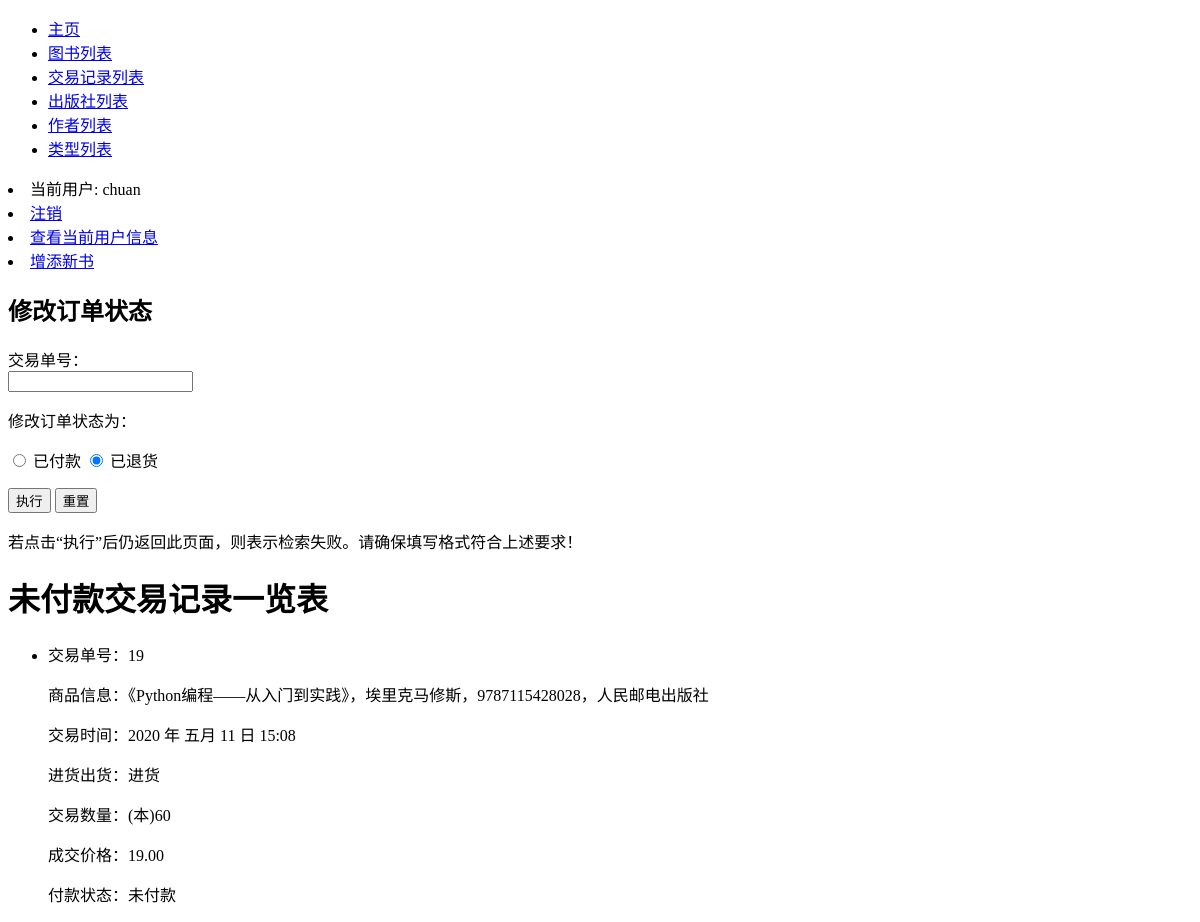
Before: /bookstore/transactions/payment/ (signed in) with the older database file.
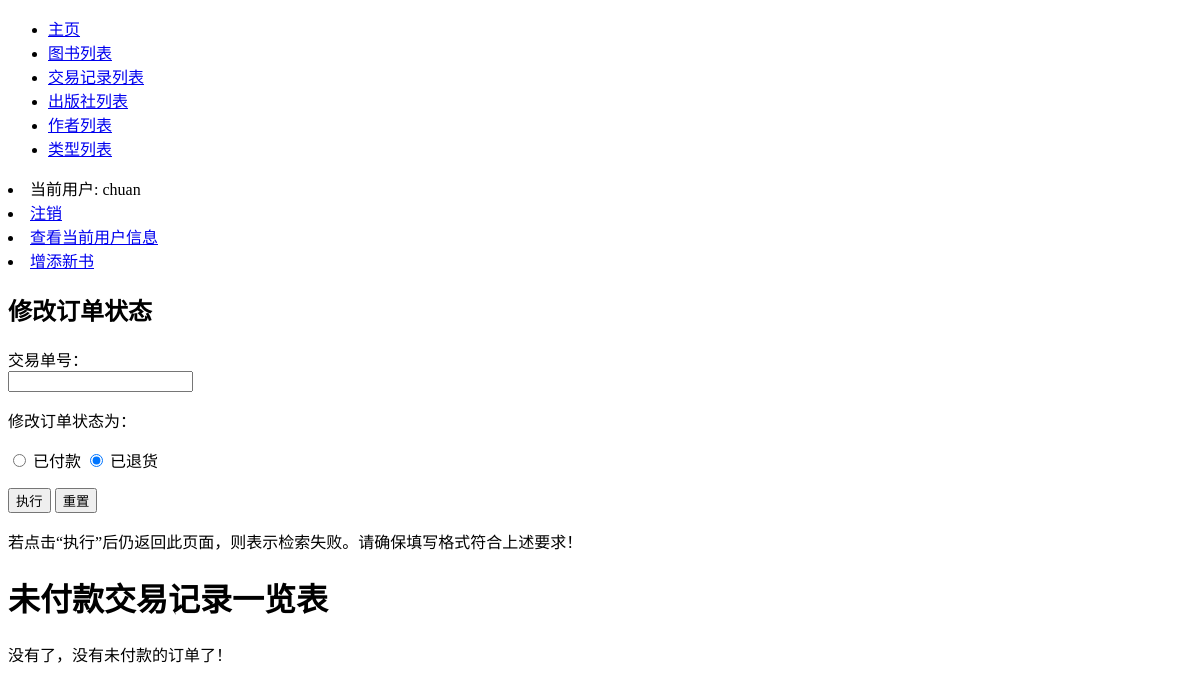
After: the same page with the newer database file.
### bookstore/models.py (models this page shows, shortened)
class Transaction(models.Model):
    in_out = models.CharField(max_length=2, verbose_name='进货/出货', help_text='请输入“进货”或者“出货”', validators=
                              [vl.RegexValidator(regex=(r'^(?:进货|出货)$'), message='请确保输入“进货”或者“出货”之一！')])
    book = models.ForeignKey(Book, on_delete=models.DO_NOTHING, verbose_name='商品')
    ruler = models.ForeignKey(Admin, on_delete=models.DO_NOTHING, verbose_name='执行交易的管理员')
    cost = models.DecimalField(max_digits=5, decimal_places=2, verbose_name='成交金额')
    amount = models.PositiveIntegerField(verbose_name='成交数量',
                                         validators=[vl.MinValueValidator(1), vl.MaxValueValidator(9999)])
    time = models.DateTimeField(auto_now_add=True, verbose_name='成交时间')
    paid = models.CharField(max_length=3, verbose_name='未付款/已付款/已退货', help_text='请输入“未付款“、”已付款“、”已退货“之一',
                            validators=[vl.RegexValidator(regex=(r'^(?:未付款|已付款|已退货)$'),
                                                          message='请确保输入“未付款“、”已付款“、”已退货“之一！')])
    class Meta:
        verbose_name = '交易记录'
        verbose_name_plural = '交易记录'
        ordering = ['-time']

class Book(models.Model):
    ISBN = models.CharField(max_length=13, verbose_name='ISBN号', help_text='请输入纯数字ISBN（不带横杠）', validators=
                            [vl.RegexValidator(regex='^\d{13}$', message='请确保ISBN格式正确！')])
    name = models.CharField(max_length=50, verbose_name='书名')
    language = models.CharField(max_length=10, verbose_name='语言', default='汉语')
    author = models.ManyToManyField(Author, verbose_name='作者')
    publisher = models.ForeignKey(Publisher, on_delete=models.DO_NOTHING, verbose_name='出版社')
    price = models.DecimalField(max_digits=5, decimal_places=2, verbose_name='售价', validators=
                                [vl.MaxValueValidator(999.99, message='最高999.99元'),
                                 vl.MinValueValidator(0.01, message='最低0.01元')])
    inventory = models.IntegerField(verbose_name='当前库存', validators=[vl.MinValueValidator(0)], default=0)
    category = models.ManyToManyField(Category, verbose_name='类别')
    summary = models.CharField(max_length=100, verbose_name='简介', default='懒狗管理员没有留下任何摘要，是不是可以爬了？')
    class Meta:
        verbose_name = '图书信息'
        verbose_name_plural = '图书信息'
        ordering = ['name', 'publisher', ]
    def __str__(self):
        return '《' + self.name + '》，' + self.get_author() + '，' + self.ISBN + '，' + self.publisher.name
    def get_author(self):
        return '，'.join([a.name for a in self.author.order_by('name')])

class Author(models.Model):
    name = models.CharField(max_length=30, verbose_name='作者姓名')
    class Meta:
        verbose_name = '作者'
        verbose_name_plural = '作者'
        ordering = ['name', ]

class Publisher(models.Model):
    name = models.CharField(max_length=30, verbose_name='出版社')
    class Meta:
        verbose_name = '出版社'
        verbose_name_plural = '出版社'
        ordering = ['name', ]

### bookstore/views.py (the view, shortened to what this page needs)
# urls.py: path('transactions/payment/', views.payment, name='payment'),
@login_required
def payment(request):
    user = request.user
    unpaid_transactions = Transaction.objects.filter(paid='未付款')
    error_msg = ''
    ct = {'form': PayForm(), 'up_trans': unpaid_transactions, 'user': user}
    return render(request, 'bookstore/payment.html', context=ct)

### bookstore/forms.py
class PayForm(forms.Form):
    states = (('pay', '已付款'), ('ret', '已退货'))
    tid = forms.IntegerField(label='订单编号')
    paid = forms.CharField(label='付款状态', widget=forms.widgets.Select(choices=states))

### bookstore/templates/bookstore/payment.html (shortened to what this page needs)
{% extends "base.html" %}
{% block content %}
    <form method="POST" role="form" class="form-horizontal">
        <h2 class="form-signin-heading text-center">修改订单状态</h2>
        <div class="form-group">
            <label for="id_tid" class="col-md-3 control-label">交易单号：</label>
            <div class="col-md-9">
                <input type="text" class="form-control" name="tid" id="id_tid">
            </div>
        </div>
        <div class="form-group">
            <p>修改订单状态为：</p>
            <input type="radio" class="form-control" name="paid" id="contactChoice1" value="已付款" checked>
            <label for="pay" class="col-md-3 control-label">已付款</label>
            <input type="radio" class="form-control" name="paid" id="contactChoice2" value="已退货" checked>
            <label for="ret" class="col-md-3 control-label">已退货</label>
        </div>
        <div class="form-group">
            <div class="col-md-4 col-md-offset-4">
                <button class="btn btn btn-primary btn-block" type="submit">执行</button>
                <button class="btn btn btn-primary btn-block" type="reset">重置</button>
            </div>
        </div>
    </form>
    <p>若点击“执行”后仍返回此页面，则表示检索失败。请确保填写格式符合上述要求！</p>
    <h1>未付款交易记录一览表</h1>
    {% if up_trans %}
    <ul>
      {% for tran in up_trans %}
      <li>
        <p>交易单号：{{ tran.id }}</p>
        <p>商品信息：{{ tran.book }}</p>
        <p>交易时间：{{ tran.time|date:'Y 年 M d 日 H:i' }}</p>
        <p>进货出货：{{ tran.in_out }}</p>
        <p>交易数量：(本){{ tran.amount }}</p>
        <p>成交价格：{{ tran.cost }}</p>
        <p>付款状态：{{ tran.paid }}</p>
      </li>
      {% endfor %}
    </ul>
    {% else %}
      <p>没有了，没有未付款的订单了！</p>
    {% endif %}
{% endblock %}

Changed rows visible on the page:
no longer on this page (row edited): Transaction: id "19", book "《Python编程——从入门到实践》，埃里克马修斯，9787115428028，人民邮电出版社", time "2020 年 五月 11 日 15:08", in_out "进货", amount "60", cost "19.00", paid "未付款"
Other visible differences:
text now shown: "没有了，没有未付款的订单了！"
